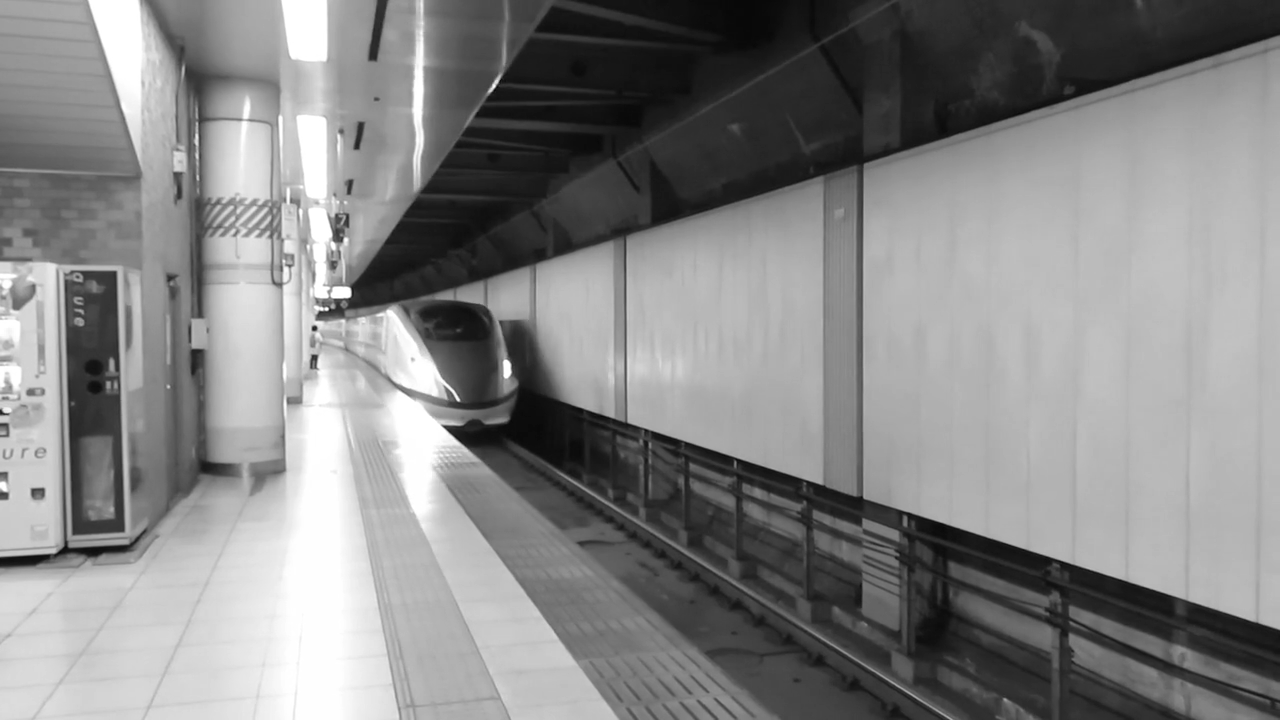
%> input picture Step 3 - Hybrid Coded/pic.bmp, 1280 x 720 px
$ octave spatial.m   (GNU Octave 9; MATLAB toolbox functions it lacks are replaced by stand-ins)
%> lines starting %> are read from the running program, lines starting %| are printed output that depends on the picture
clc; clear all; close all;

pic = imread('pic.bmp');
%> pic is the input picture: size 720x1280 uint8; min 6, max 255, mean 133.3
ori = pic;

[h,w] = size(pic);
%> h = 720; w = 1280
Bsize = 8;
dfd = zeros(h,w); dfd(1:8,1:8)=ori(1:8,1:8);
ori = double(ori);

for i=1:Bsize:h
    for j=1:Bsize:w-Bsize
           previous = ori(i:i+Bsize-1,j:j+Bsize-1);
           next = ori(i:i+Bsize-1,j+Bsize:j+2*Bsize-1);
           dfd(i:i+Bsize-1,j+Bsize:j+2*Bsize-1) = next-previous;
           if j==w-2*Bsize+1 && i~=h-Bsize+1
               previous = ori(i:i+Bsize-1,j+Bsize:j+2*Bsize-1);
               next = ori(i+Bsize:i+2*Bsize-1,1:8);
               dfd(i+Bsize:i+2*Bsize-1,1:8) = next-previous;
           end
    end
end
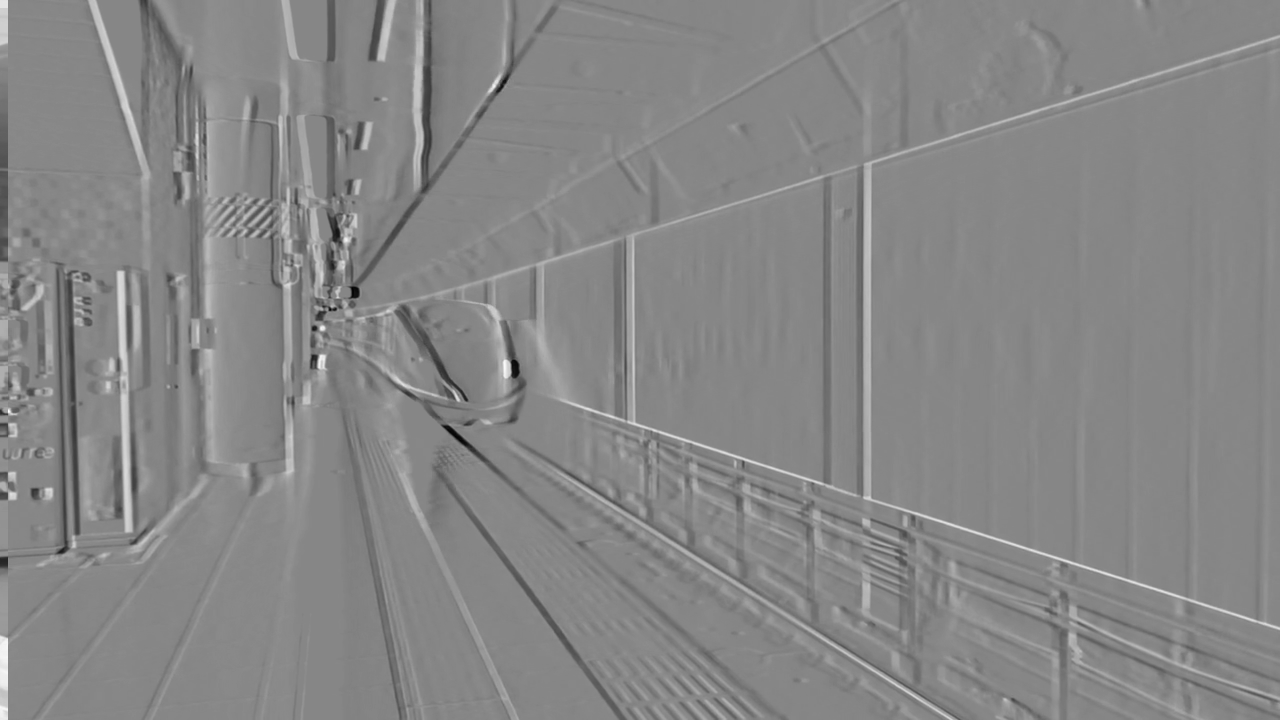
%> dfd: size 720x1280 double; min -231, max 206, mean 0; drawn with min black and max white

figure; subplot(1,2,2); imshow(uint8(dfd)); title('Residual Image')
%> after `imshow(uint8(dfd))`:
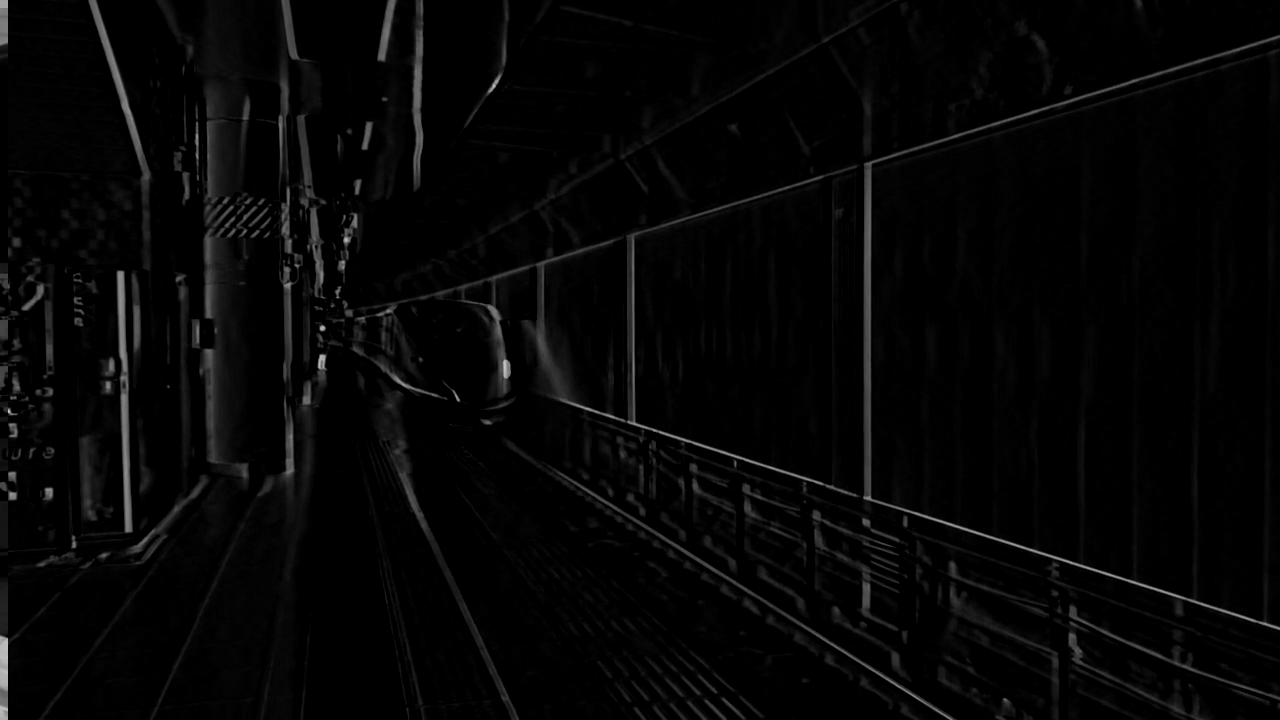
%> displayed picture: size 720x1280, on the screen's scale of 0 to 255; min 0, max 206, mean 5.8
recon = zeros(h,w); recon(1:Bsize,1:Bsize) = dfd(1:Bsize,1:Bsize);

for i=1:Bsize:h
    for j=1:Bsize:w-Bsize
           previous = recon(i:i+Bsize-1,j:j+Bsize-1);
           next = dfd(i:i+Bsize-1,j+Bsize:j+2*Bsize-1);
           recon(i:i+Bsize-1,j+Bsize:j+2*Bsize-1) = next+previous;
           if j==w-2*Bsize+1 && i~=h-Bsize+1
               previous = recon(i:i+Bsize-1,j+Bsize:j+2*Bsize-1);
               next = dfd(i+Bsize:i+2*Bsize-1,1:8);
               recon(i+Bsize:i+2*Bsize-1,1:8) = next+previous;
           end
    end
end

subplot(1,2,1); imshow(uint8(recon)); title('Original Image')
